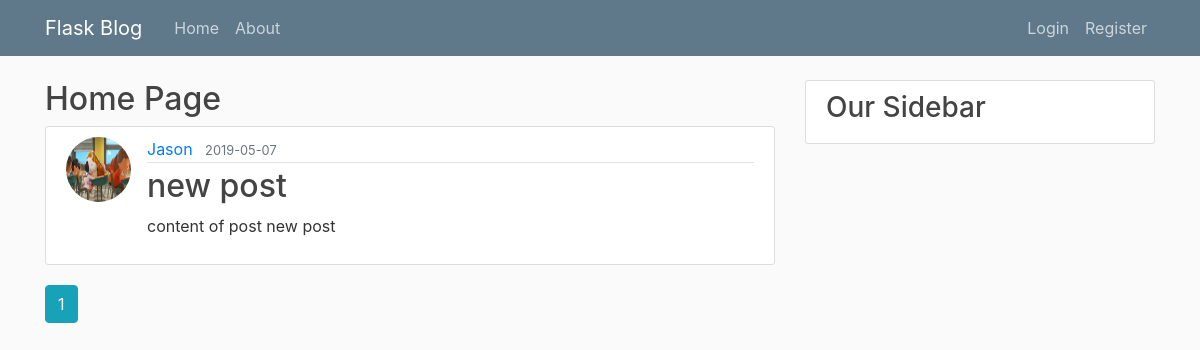
The app's page /home, older data.
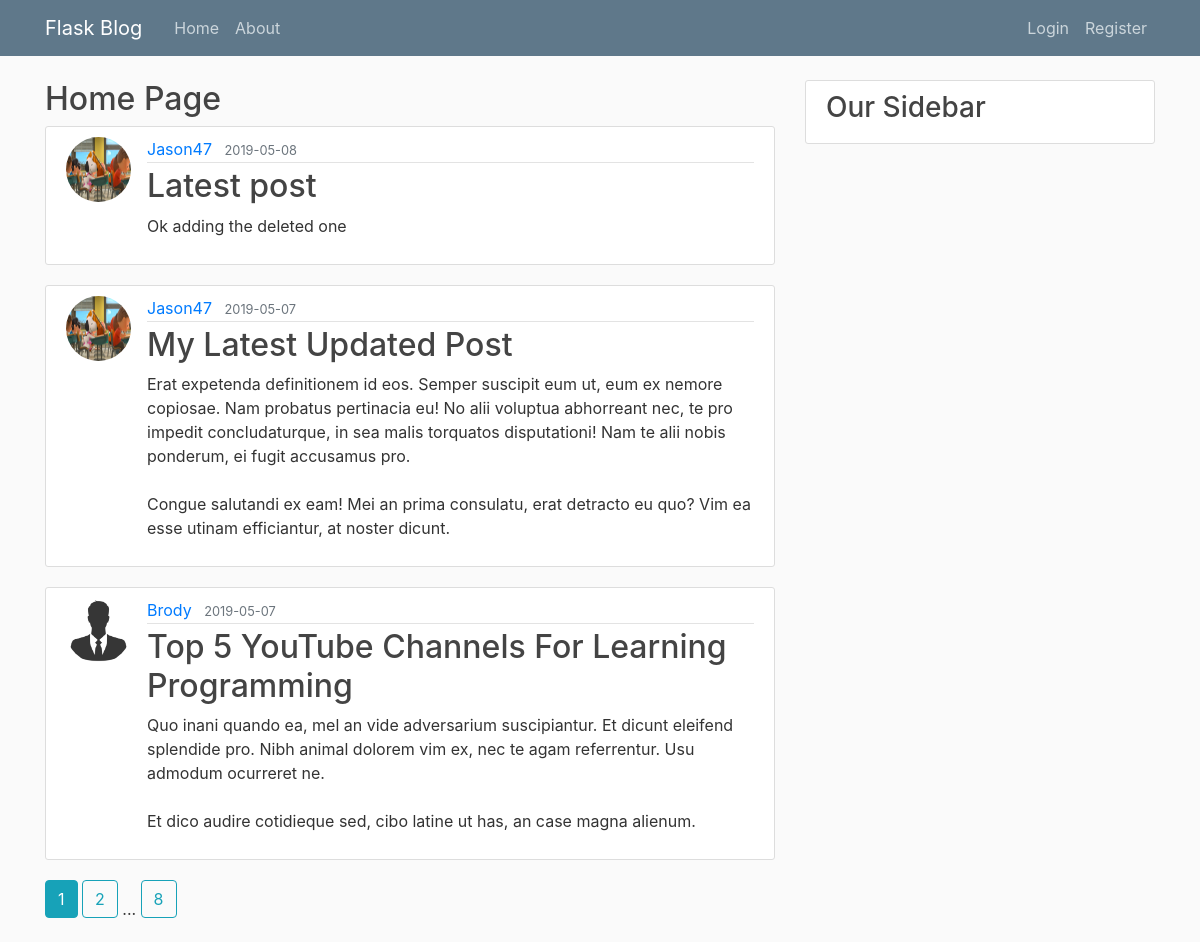
The same page, newer data.
### application/models.py (models this page shows, shortened)
class Post(db.Model):
    id = db.Column(db.Integer, primary_key=True)
    title = db.Column(db.String(100), nullable=False)
    date_posted = db.Column(db.DateTime, nullable=False, default=datetime.utcnow)
    content = db.Column(db.Text, nullable=False)
    user_id = db.Column(db.Integer, db.ForeignKey("user.id"), nullable=False)

class User(db.Model,UserMixin):
    id = db.Column(db.Integer, primary_key=True)
    username = db.Column(db.String(20), unique=True, nullable=False)
    email = db.Column(db.String(60), unique=True, nullable=False)
    password = db.Column(db.String(60), nullable=False)
    image_file = db.Column(db.String(20), nullable=False, default="default.jpg")
    posts = db.relationship("Post", backref="author", lazy=True)

### application/main/routes.py (the view)
@main.route("/")
@main.route("/home")
def home():
    page_no = request.args.get("page",1,type=int)
    posts = Post.query.order_by(Post.date_posted.desc()).paginate(per_page=3,page=page_no)
    return render_template("home.html", posts=posts)

### application/templates/home.html
{% extends "layout.html" %}
{% block content %}
    <h2>Home Page</h2>
    {% for post in posts.items %}
        <article class="media content-section">
            <img class="rounded-circle article-img" src="{{ url_for('static',filename='profile_pics/'+post.author.image_file) }}">
            <div class="media-body">
                <div class="article-metadata">
                    <a class="mr-2" href="{{ url_for('users.user_posts',username = post.author.username) }}">{{ post.author.username }}</a>
                    <small class="text-muted">{{ post.date_posted.strftime("%Y-%m-%d") }}</small>
                </div>
                <h2><a class="article-title" href="{{ url_for('posts.post',post_id=post.id) }}">{{ post.title }}</a></h2>
                <p class="article-content">{{ post.content }}</p>
            </div>
        </article>
    {% endfor %}
    {% for page_num in posts.iter_pages(left_edge=1,right_edge=1,left_current=1,right_current=2) %}
        {% if page_num %}
            {% if page_num == posts.page %}
                <a class="btn btn-info mb-4" href="{{ url_for('main.home',page=page_num) }}">{{ page_num }}</a>
            {% else %}
                <a class="btn btn-outline-info mb-4" href="{{ url_for('main.home',page=page_num) }}">{{ page_num }}</a>
            {%endif%}
        {% else %}
            ...
        {%endif%}
    {% endfor %}
{% endblock content %}

### application/templates/layout.html (shortened to what this page needs)
<!DOCTYPE html>
<html lang="en">
<head>
    <link rel="stylesheet" href="https://stackpath.bootstrapcdn.com/bootstrap/4.3.1/css/bootstrap.min.css"
>
    <link rel="stylesheet" type="text/css" href="{{ url_for('static',filename='main.css')}}">
</head>
<body>
<header class="site-header">
    <nav class="navbar navbar-expand-md navbar-dark bg-steel fixed-top">
        <div class="container">
            <a class="navbar-brand mr-4" href="/">Flask Blog</a>
            <div class="collapse navbar-collapse" id="navbarToggle">
                <div class="navbar-nav mr-auto">
                    <a class="nav-item nav-link" href="{{ url_for('main.home') }}">Home</a>
                    <a class="nav-item nav-link" href="{{ url_for('main.about') }}">About</a>
                </div>
                <div class="navbar-nav">
                    {% if current_user.is_authenticated %}
                        <a class="nav-item nav-link" href="{{ url_for('posts.new_post') }}">New post</a>
                        <a class="nav-item nav-link" href="{{ url_for('users.account') }}">Account</a>
                        <a class="nav-item nav-link" href="{{ url_for('users.logout') }}">Logout</a>
                    {% else %}
                        <a class="nav-item nav-link" href="{{ url_for('users.login') }}">Login</a>
                        <a class="nav-item nav-link" href="{{ url_for('users.register') }}">Register</a>
                    {% endif %}
                </div>
            </div>
        </div>
    </nav>
</header>
<main role="main" class="container">
    <div class="row">
        <div class="col-md-8">
            {% block content %}{% endblock content %}
        </div>
        <div class="col-md-4">
            <div class="content-section">
                <h3>Our Sidebar</h3>
            </div>
        </div>
    </div>
</main>
</body>
</html>

### application/static/main.css (style rules this page uses)
body { background: #fafafa; color: #333333; margin-top: 5rem; }
h1, h2, h3, h4, h5, h6 { color: #444444; }
.bg-steel { background-color: #5f788a; }
.site-header .navbar-nav .nav-link { color: #cbd5db; }
.content-section { background: #ffffff; padding: 10px 20px; border: 1px solid #dddddd; border-radius: 3px; margin-bottom: 20px; }
.article-title { color: #444444; }
.article-content { white-space: pre-line; }
.article-img { height: 65px; width: 65px; margin-right: 16px; }
.article-metadata { padding-bottom: 1px; margin-bottom: 4px; border-bottom: 1px solid #e3e3e3 }

Row changes from the older to the newer data that the page shows:
removed Post: image_file (picture), author.username "Jason", date_posted "2019-05-07", title "new post", content "content of post new post"
added Post: image_file (picture), author.username "Jason47", date_posted "2019-05-08", title "Latest post", content "Ok adding the deleted one"
added Post: image_file (picture), author.username "Jason47", date_posted "2019-05-07", title "My Latest Updated Post", content "Erat expetenda definitionem id eos. Semper suscipit eum ut, eum ex nemore copiosae. Nam probatus pertinacia eu! No alii voluptua abhorreant nec, te pro impedit concludaturque, in sea malis torquatos disputationi! Nam te alii nobis ponderum, ei fugit accusamus pro. Congue salutandi ex eam! Mei an prima consulatu, erat detracto eu quo? Vim ea esse utinam efficiantur, at noster dicunt."
added Post: image_file (placeholder picture), author.username "Brody", date_posted "2019-05-07", title "Top 5 YouTube Channels For Learning Programming", content "Quo inani quando ea, mel an vide adversarium suscipiantur. Et dicunt eleifend splendide pro. Nibh animal dolorem vim ex, nec te agam referrentur. Usu admodum ocurreret ne. Et dico audire cotidieque sed, cibo latine ut has, an case magna alienum."
Text that changed along with them:
new list line: "2"
new list line: "8"
